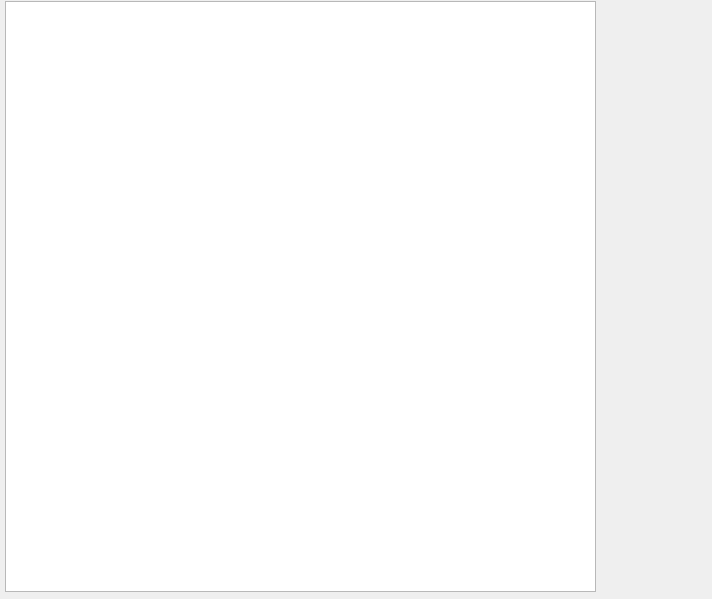
<?xml version="1.0" encoding="UTF-8"?>
<ui version="4.0">
 <class>TalksWindow</class>
 <widget class="QDialog" name="TalksWindow">
  <property name="geometry">
   <rect>
    <x>0</x>
    <y>0</y>
    <width>712</width>
    <height>599</height>
   </rect>
  </property>
  <property name="windowTitle">
   <string>Dialog</string>
  </property>
  <widget class="QListView" name="listView">
   <property name="geometry">
    <rect>
     <x>5</x>
     <y>1</y>
     <width>591</width>
     <height>591</height>
    </rect>
   </property>
  </widget>
 </widget>
 <resources/>
 <connections/>
</ui>
